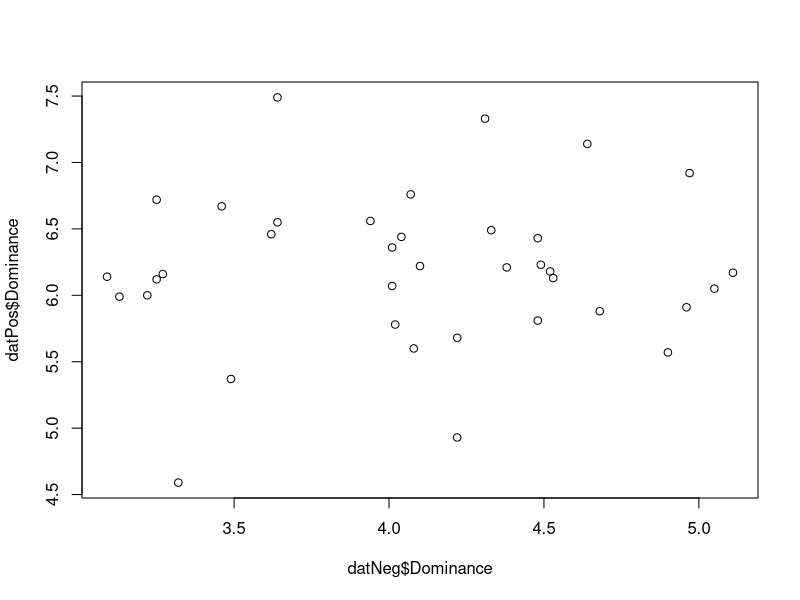

Source code (R):
## IAPS analysis

setwd("C:/Users/siskr01/GitHub/CScond_Exp1/data_analysis/scripts")

dat <- read.csv2('IAPS_US.csv', header = TRUE, sep = ';')

datNeg <- dat[dat$val == "neg",]
datPos <- dat[dat$val == "pos",]


## test valence
t.test(datNeg$Pleasure, datPos$Pleasure, paired = FALSE, var.equal = TRUE)

## test arousal
t.test(datNeg$Arousal, datPos$Arousal, paired = FALSE, var.equal = TRUE)

## test dominance
t.test(datNeg$Dominance, datPos$Dominance, paired = FALSE, var.equal = TRUE)
plot(datNeg$Dominance, datPos$Dominance)